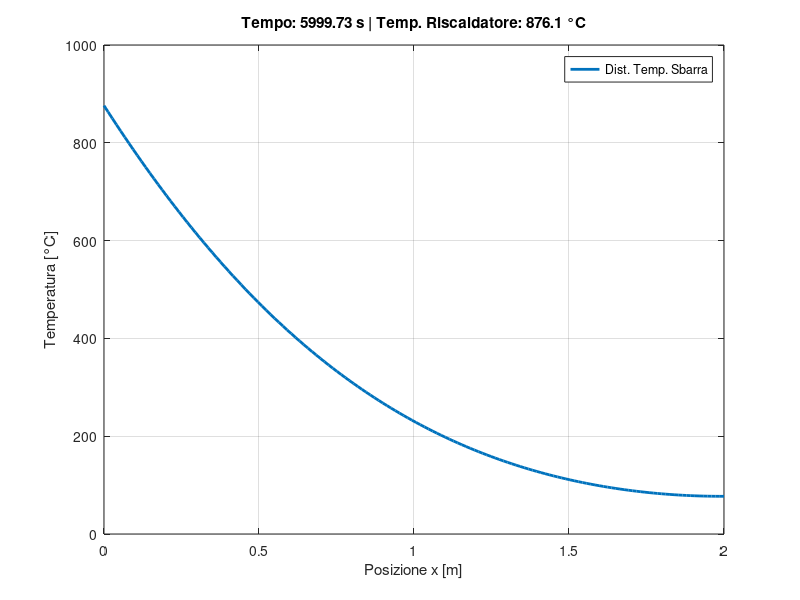

Here is the MATLAB script that generated this plot:
%% Simulazione Accoppiata 1D: PDE (Sbarra) + ODE (Riscaldatore)
clear; clc; close all;

%% 1. Parametri Fisici
L = 2.0;            % Lunghezza sbarra [m]
alpha = 1e-4;       % Diffusività termica sbarra [m^2/s]
k = 200;            % Conducibilità termica [W/(m*K)]
A = 0.01;           % Area sezione sbarra [m^2]

% Parametri Riscaldatore (ODE)
Mc = 500;           % Capacità termica del riscaldatore [J/K] (Massa * calore specifico)
Power = 2000;       % Potenza in ingresso [Watt] (Accendiamo il riscaldatore)

%% 2. Discretizzazione (Griglia)
Nx = 150;            % Numero di nodi spaziali
dx = L / (Nx - 1);  % Passo spaziale
x = linspace(0, L, Nx);

% Calcolo passo temporale per stabilità (CFL condition)
% Per il metodo esplicito serve: alpha * dt / dx^2 < 0.5
dt = 0.1 * (dx^2) / alpha; 
T_final = 6000;      % Durata simulazione [s]
Nt = ceil(T_final / dt);

% Coefficiente lambda per la PDE
lambda = alpha * dt / dx^2;

%% 3. Inizializzazione
u = 20 * ones(1, Nx); % Temperatura iniziale ambiente (20°C)
u_new = u;            % Vettore temporaneo per il passo successivo

% Prepariamo il grafico
figure(1);
hPlot = plot(x, u, 'LineWidth', 2);
axis([0 L 15 100]); % Assi fissi: da 0 a 1m, da 15°C a 100°C
grid on;
xlabel('Posizione x [m]');
ylabel('Temperatura [°C]');
title('Sistema Accoppiato: ODE (x=0) + PDE (x>0)');
legend('Dist. Temp. Sbarra', 'Location', 'NorthEast');

%% 4. Loop Temporale (Solver)
disp('Avvio simulazione...');

for n = 1:Nt
    
    % --- A. Risoluzione ODE (Riscaldatore al nodo 1) ---
    % Equazione: dT/dt = (Power + Calore_Perso_Verso_Sbarra) / Mc
    % Calore perso = k*A * (du/dx) -> approssimato con (u(2)-u(1))/dx
    
    gradiente_bordo = (u(2) - u(1)) / dx; 
    
    % Aggiornamento Eulero Esplicito per la ODE
    dT_dt = (Power + k*A * gradiente_bordo) / Mc; 
    u_new(1) = u(1) + dt * dT_dt;
    
    
    % --- B. Risoluzione PDE (Nodi interni della sbarra) ---
    % Equazione del Calore standard discretizzata
    % u_new(i) = u(i) + lambda * (u(i+1) - 2u(i) + u(i-1))
    
    % Metodo vettorizzato (più veloce del for loop in Matlab)
    u_new(2:end-1) = u(2:end-1) + lambda * (u(3:end) - 2*u(2:end-1) + u(1:end-2));
    
    
    % --- C. Condizione al Bordo Destro (Isolamento) ---
    % Neumann: derivata zero -> u(end) uguale a u(end-1)
    u_new(end) = u_new(end-1);
    
    
    % --- Aggiornamento e Visualizzazione ---
    u = u_new; % Aggiorna lo stato corrente
    
    % Disegna ogni 50 passi (per non rallentare troppo)
    if mod(n, 50) == 0
        set(hPlot, 'YData', u);
        title(sprintf('Tempo: %.2f s | Temp. Riscaldatore: %.1f °C', n*dt, u(1)));
        set(gca, 'ylim', [0 1000]);
        drawnow;
        pause(0.01)
    end
end

disp('Simulazione completata.');